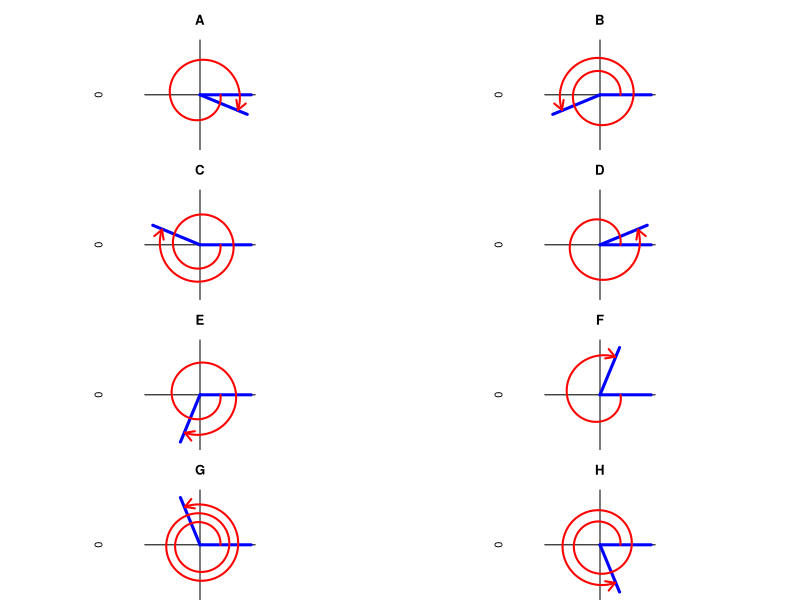
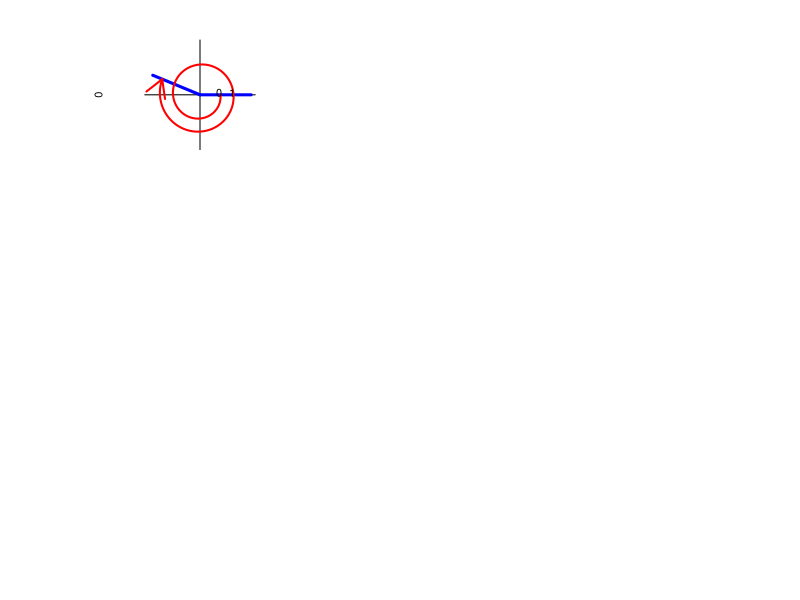

Source code (R) for these figures, in order:
## ---- chunk 1
## Editorial note: it would be nice to show remainder with long division

while(T){
  ang = runif(1,1.1,3.9)*2*pi*sample(c(-1,1),1)
  deg = round(ang/pi*180)
  if(abs(deg%%90)>10 && abs(deg%%90)<80){break}
}
correct = c(0,ang)
wrong1 = c(0,-ang)
wrong2 = c(0,pi/2*sample(c(-1,1),1)+ang)
wrong3 = c(0,pi/2*sample(c(-1,1),1)-ang)
wrong4 = c(0,pi*sample(c(-1,1),1)+ang)
wrong5 = c(0,pi*sample(c(-1,1),1)-ang)
wrong6 = c(0,3*pi/2*sample(c(-1,1),1)+ang)
wrong7 = c(0,3*pi/2*sample(c(-1,1),1)-ang)
allchoices = list(correct,wrong1,wrong2,wrong3,wrong4,wrong5,wrong6,wrong7)
shuch = sample(allchoices)
sol = ""
for(i in 1:length(shuch)){
  if(shuch[[i]][1]==correct[1] && shuch[[i]][2]==correct[2]){
    sol = paste0(sol,"1",collapse="")
    sollet = LETTERS[i]
  } else {
    sol = paste0(sol,"0",collapse="")
  }
}

div = floor(abs(deg)/360)
rem = abs(deg)%%360

qts = rem%/%90
lq = qts*90
uq = (qts+1)*90

if(ang>0){
  wrd1 = "positive"
  wrd2 = "counterclockwise"
  q = qts+1
} else {
  wrd1 = "negative"
  wrd2 = "clockwise"
  q = 4-qts
}

qls = c("I","II","III","IV")

## ---- chunk 2
par(mfrow = c(4, 2))
for(i in 1:length(shuch)){
  par(mar=c(0,3,3,3),pty="s")
  plot(0,0,type="n",axes=F,xlim=c(-1,1),ylim=c(-1,1),main=LETTERS[i])
  abline(h=0)
  abline(v=0)
  a1 = shuch[[i]][1]
  a2 = shuch[[i]][2]
  lines(c(0,cos(a1)),c(0,sin(a1)),col="blue",lwd=3)
  lines(c(0,cos(a2)),c(0,sin(a2)),col="blue",lwd=3)
  len = 500
  th = seq(a1,a2,sign(a2-a1)*pi/100)
  len = length(th)-1
  r = seq(0.4,0.8,0.4/len)
  lines(r*cos(th),r*sin(th),lwd=2,col="red")
  arrows(0.8*cos(th[len]),0.8*sin(th[len]),0.8*cos(th[len+1]),0.8*sin(th[len+1]),lwd=2,col="red",length=0.1)
}

## ---- chunk 3

par(mar=c(0,3,3,3),pty="s")
plot(0,0,type="n",axes=F,xlim=c(-1,1),ylim=c(-1,1))
abline(h=0)
abline(v=0)
a1 = correct[1]
a2 = correct[2]
lines(c(0,cos(a1)),c(0,sin(a1)),col="blue",lwd=3)
lines(c(0,cos(a2)),c(0,sin(a2)),col="blue",lwd=3)
len = 500
mi = 0.4
ma = 0.8
th = seq(a1,a2,(a2-a1)/len)
r = seq(mi,ma,(ma-mi)/len)
len = length(th)-1
lines(r*cos(th),r*sin(th),lwd=2,col="red")
arrows(0.8*cos(th[len]),0.8*sin(th[len]),0.8*cos(th[len+1]),0.8*sin(th[len+1]),lwd=2,col="red",length=0.2)

for(i in 0:div){
  text(i/(abs(deg)/360)*(ma-mi)+mi-0.03,0.04,i)
}
